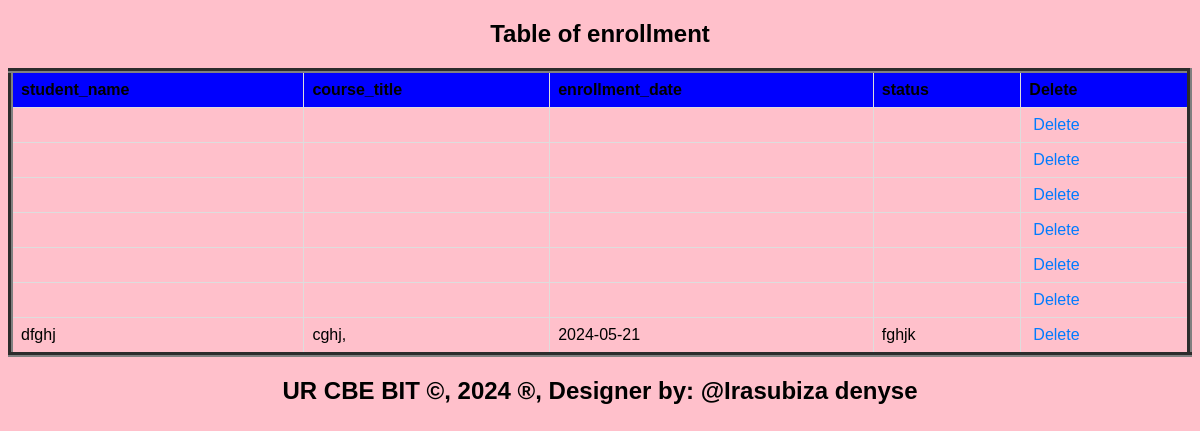
Screenshot of /enrollment.php with the database file from the repository.
### tables this page shows
CREATE TABLE `enrollment` (
  `student_name` varchar(60) DEFAULT NULL,
  `course_title` varchar(60) DEFAULT NULL,
  `enrollment_date` date DEFAULT NULL,
  `status` varchar(60) DEFAULT NULL
);

### enrollment.php (the view, shortened to what this page needs)
<?php
include('database_connection.php');
$connection = new mysqli($host, $user, $pass, $database);
$sql = "SELECT * FROM enrollment";
$result = $connection->query($sql);
?>
<!DOCTYPE html>
<html>
<head>
</head>
<body>
    <center><h2>Table of enrollment</h2></center>
    <table border="5">
        <tr>
            <th>student_name</th>
            <th>course_title</th>
            <th>enrollment_date</th>
            <th>status</th>
            <th>Delete</th>
        </tr>
        <?php
        if ($result->num_rows > 0) {
            while ($row = $result->fetch_assoc()) {
                $student_name = $row['student_name'];
                echo "<tr>
                    <td>" . $row['student_name'] . "</td>
                    <td>" . $row['course_title'] . "</td>
                    <td>" . $row['enrollment_date'] . "</td>
                    <td>" . $row['status'] . "</td>
                    <td><a style='padding:4px' href='delete_enrollment.php?student_name=$student_name'>Delete</a></td>
                </tr>";
            }
        } else {
            echo "<tr><td colspan='6'>No data found</td></tr>";
        }
        ?>
    </table>
    <footer>
        <center>
            <b><h2>UR CBE BIT &copy, 2024 &reg;, Designer by: @Irasubiza denyse</h2></b>
        </center>
    </footer>
</body>
</html>

### enrollment.php (style rules this page uses)
body { background-color: pink; font-family: Arial, sans-serif; }
table { width: 100%; border-collapse: collapse; margin: 20px 0; }
th, td { border: 1px solid #ddd; padding: 8px; text-align: left; }
th { background-color:blue; }
tr:nth-child(even) { background-color: pink; }
a { text-decoration: none; color: #007bff; }
footer { text-align: center; margin: 20px 0; }

### rows the page displays
enrollment: student_name "dfghj", course_title "cghj,", enrollment_date "2024-05-21", status "fghjk"
